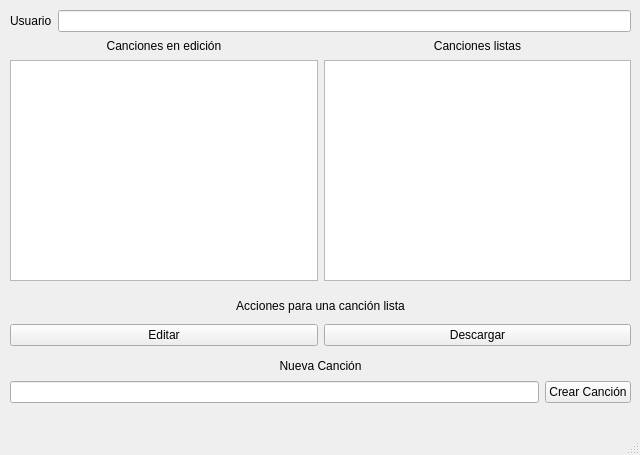
<?xml version="1.0" encoding="UTF-8"?>
<ui version="4.0">
 <class>MainWindow</class>
 <widget class="QMainWindow" name="MainWindow">
  <property name="geometry">
   <rect>
    <x>0</x>
    <y>0</y>
    <width>640</width>
    <height>455</height>
   </rect>
  </property>
  <property name="windowTitle">
   <string>MainWindow</string>
  </property>
  <widget class="QWidget" name="centralwidget">
   <widget class="QWidget" name="horizontalLayoutWidget">
    <property name="geometry">
     <rect>
      <x>10</x>
      <y>10</y>
      <width>621</width>
      <height>22</height>
     </rect>
    </property>
    <layout class="QHBoxLayout" name="horizontalLayout">
     <item>
      <widget class="QLabel" name="label">
       <property name="text">
        <string>Usuario</string>
       </property>
      </widget>
     </item>
     <item>
      <widget class="QLineEdit" name="lineEditUser"/>
     </item>
    </layout>
   </widget>
   <widget class="QWidget" name="horizontalLayoutWidget_2">
    <property name="geometry">
     <rect>
      <x>10</x>
      <y>60</y>
      <width>621</width>
      <height>221</height>
     </rect>
    </property>
    <layout class="QHBoxLayout" name="horizontalLayout_2">
     <item>
      <widget class="QListView" name="listView"/>
     </item>
     <item>
      <widget class="QListView" name="listView_2"/>
     </item>
    </layout>
   </widget>
   <widget class="QWidget" name="horizontalLayoutWidget_3">
    <property name="geometry">
     <rect>
      <x>10</x>
      <y>30</y>
      <width>621</width>
      <height>31</height>
     </rect>
    </property>
    <layout class="QHBoxLayout" name="horizontalLayout_3">
     <item>
      <widget class="QLabel" name="label_3">
       <property name="text">
        <string>Canciones en edición</string>
       </property>
       <property name="alignment">
        <set>Qt::AlignCenter</set>
       </property>
      </widget>
     </item>
     <item>
      <widget class="QLabel" name="label_2">
       <property name="text">
        <string>Canciones listas</string>
       </property>
       <property name="alignment">
        <set>Qt::AlignCenter</set>
       </property>
      </widget>
     </item>
    </layout>
   </widget>
   <widget class="QWidget" name="horizontalLayoutWidget_4">
    <property name="geometry">
     <rect>
      <x>10</x>
      <y>320</y>
      <width>621</width>
      <height>31</height>
     </rect>
    </property>
    <layout class="QHBoxLayout" name="horizontalLayout_4">
     <item>
      <widget class="QPushButton" name="editButton">
       <property name="text">
        <string>Editar</string>
       </property>
      </widget>
     </item>
     <item>
      <widget class="QPushButton" name="downloadButton">
       <property name="text">
        <string>Descargar</string>
       </property>
      </widget>
     </item>
    </layout>
   </widget>
   <widget class="QWidget" name="horizontalLayoutWidget_5">
    <property name="geometry">
     <rect>
      <x>10</x>
      <y>290</y>
      <width>621</width>
      <height>31</height>
     </rect>
    </property>
    <layout class="QHBoxLayout" name="horizontalLayout_5">
     <item>
      <widget class="QLabel" name="label_4">
       <property name="text">
        <string>Acciones para una canción lista</string>
       </property>
       <property name="alignment">
        <set>Qt::AlignCenter</set>
       </property>
      </widget>
     </item>
    </layout>
   </widget>
   <widget class="QWidget" name="horizontalLayoutWidget_6">
    <property name="geometry">
     <rect>
      <x>10</x>
      <y>350</y>
      <width>621</width>
      <height>31</height>
     </rect>
    </property>
    <layout class="QHBoxLayout" name="horizontalLayout_6">
     <item>
      <widget class="QLabel" name="label_5">
       <property name="text">
        <string>Nueva Canción</string>
       </property>
       <property name="alignment">
        <set>Qt::AlignCenter</set>
       </property>
      </widget>
     </item>
    </layout>
   </widget>
   <widget class="QWidget" name="horizontalLayoutWidget_7">
    <property name="geometry">
     <rect>
      <x>10</x>
      <y>380</y>
      <width>621</width>
      <height>25</height>
     </rect>
    </property>
    <layout class="QHBoxLayout" name="horizontalLayout_7">
     <item>
      <widget class="QLineEdit" name="lineEditNew"/>
     </item>
     <item>
      <widget class="QPushButton" name="createButton">
       <property name="text">
        <string>Crear Canción</string>
       </property>
      </widget>
     </item>
    </layout>
   </widget>
  </widget>
  <widget class="QMenuBar" name="menubar">
   <property name="geometry">
    <rect>
     <x>0</x>
     <y>0</y>
     <width>640</width>
     <height>21</height>
    </rect>
   </property>
  </widget>
  <widget class="QStatusBar" name="statusbar"/>
 </widget>
 <resources/>
 <connections/>
</ui>
